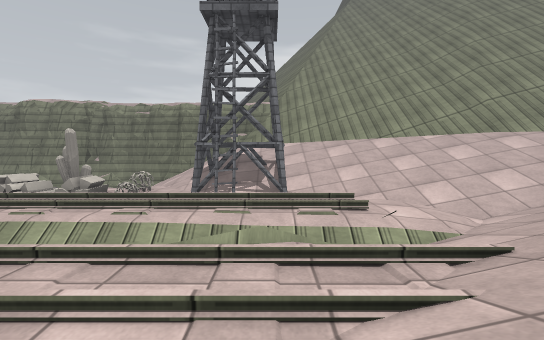
[1] (above)

17 first-person views from a walk through a scene from a Unity 3-D project. The camera is 0.64 m above the floor, tilts 4° down and sees 90° across. The floor is counted in squares, 1 m on a side. Each view is taken from the middle of a square. On the plan, view 1 faces up. The plan holds only what a view shows up to about 9 squares ahead; the rest is blank. The place goes on beyond the plan. The player is left out. Surface patterns are stand-ins for the level's own textures.

[2]
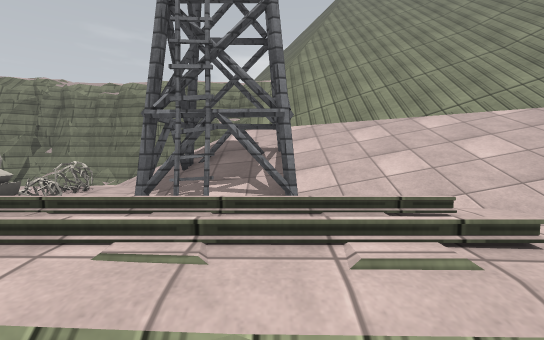

[3]
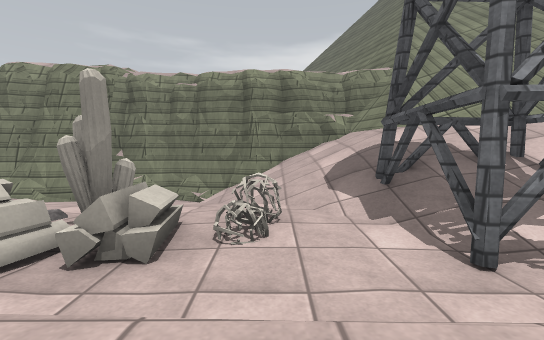

[4]
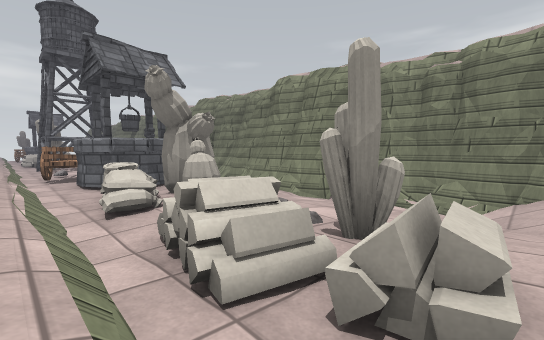

[5]
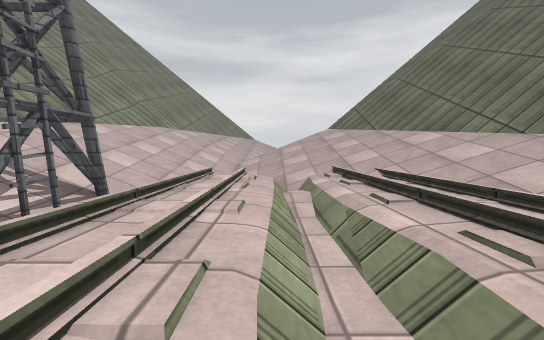

[6]
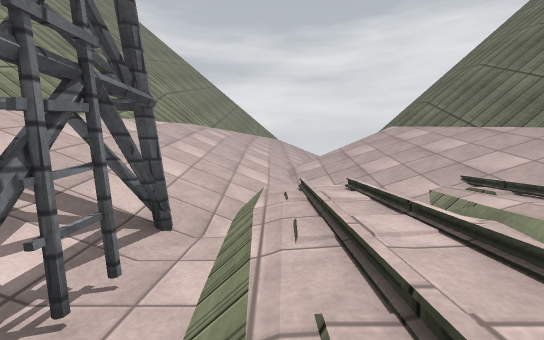

[7]
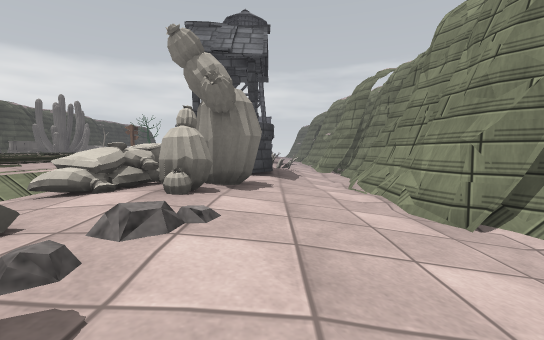

[8]
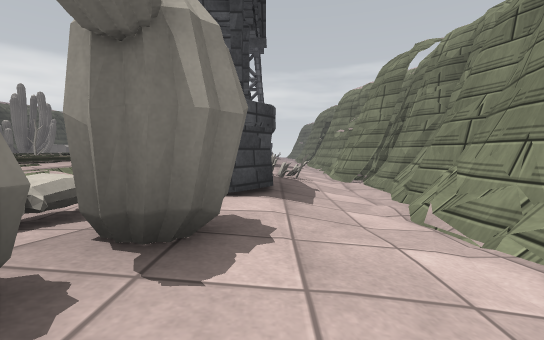

[9]
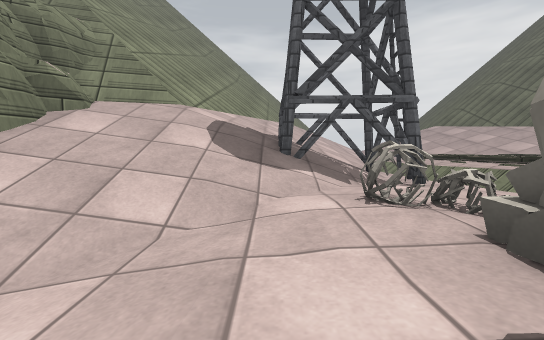

[10]
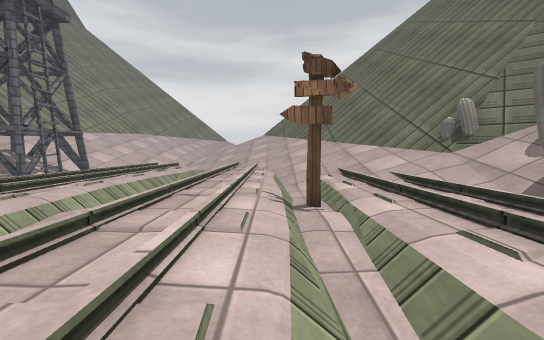

[11]
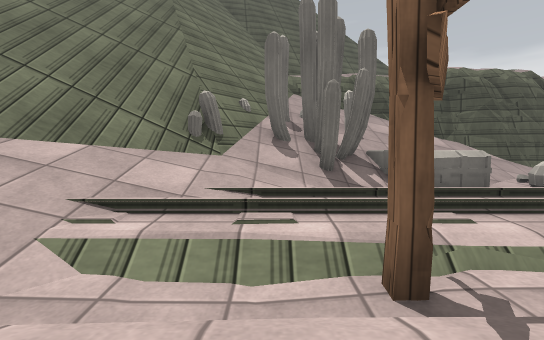

[12]
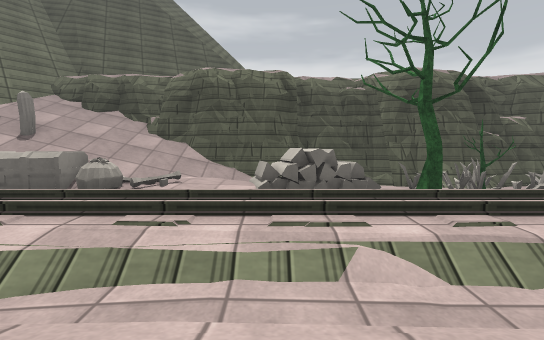

[13]
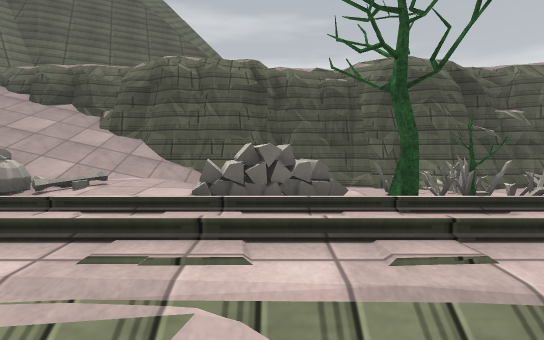

[14]
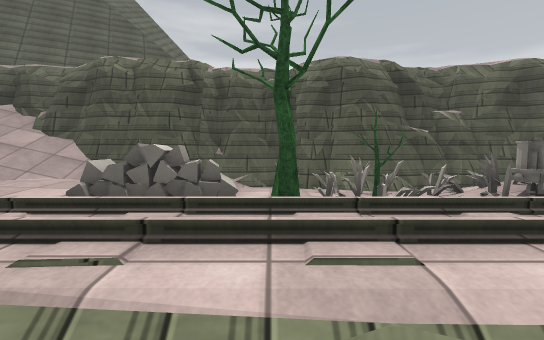

[15]
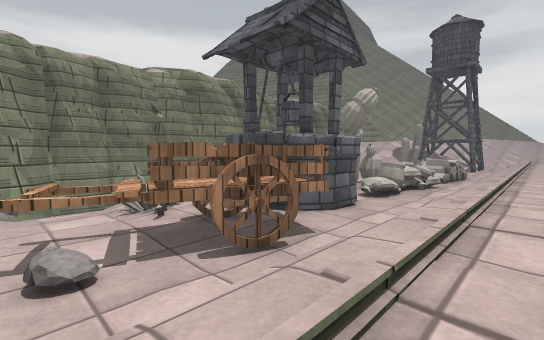

[16]
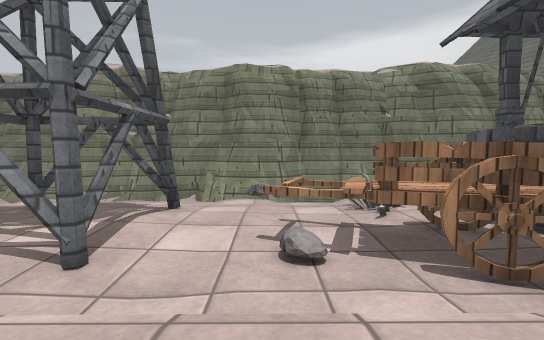

[17]
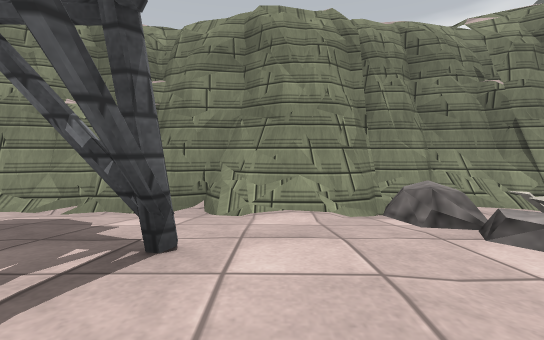

### Floor plan
Key: @ floor where view 1 was taken; # wall or solid block; . main floor; - floor 0.65 m lower than the main floor; _ floor 1.3 m lower than the main floor; / step, stairs or slope; = window, fence, low wall or low ledge; ^ raised ledge; v drop or lower ground; T tower; C cactus; W well; A cart; S sack; I sign; R tree; K rock; O other object.
Columns run from 21 left of view 1 to 6 right of it. Each row starts with its distance up from view 1.
 16                      vv/
 15                    ##///
 14  # ^^^^^   ^^########v//////
 13 ######=######=_////O#///////
 12 __##____=#=#____///O=///////
 11 _________________///////////
 10 -T-----WW-C-------/TTT//////
  9 -T-K--WWW-CCC-CC-O-T.T//////
  8 -T-KAAAWWSSSSOOOO--T-T//////
  7 T----AA----S-OO-----T-//////
  6   .........//....////...////
  5    .....................-///
  4      O         /////////////
  3                  ///////////
  2         .    ........../////
  1      /.//// ///././/.///////
  0     ///////  ///I////@//////
 -1    //////./.  ///../////////
 -2   .../......  ..////////////
 -3 OO-OO   ---C   /C/C///////
 -4 O-OOOROOO.O.-O CCC#///////
 -5 --OROOOOO/.////O###=////
 -6  #### - ##/////CC#^v///
 -7 ### #########////##vv/
 -8            #####/

Where each view was taken, in squares from view 1:
view 1: 0 up, 0 right, facing up
view 2: 3 up, 0 right, facing up
view 3: 5 up, 4 left, facing up
view 4: 6 up, 5 left, facing up-left
view 5: 4 up, 5 left, facing right
view 6: 6 up, 3 left, facing right
view 7: 10 up, 6 left, facing left
view 8: 10 up, 9 left, facing left
view 9: 10 up, 7 left, facing right
view 10: 1 up, 9 left, facing right
view 11: 2 up, 4 left, facing down
view 12: 2 up, 13 left, facing down
view 13: 1 up, 14 left, facing down
view 14: 1 up, 16 left, facing down
view 15: 5 up, 18 left, facing up-right
view 16: 5 up, 18 left, facing up
view 17: 8 up, 19 left, facing up
